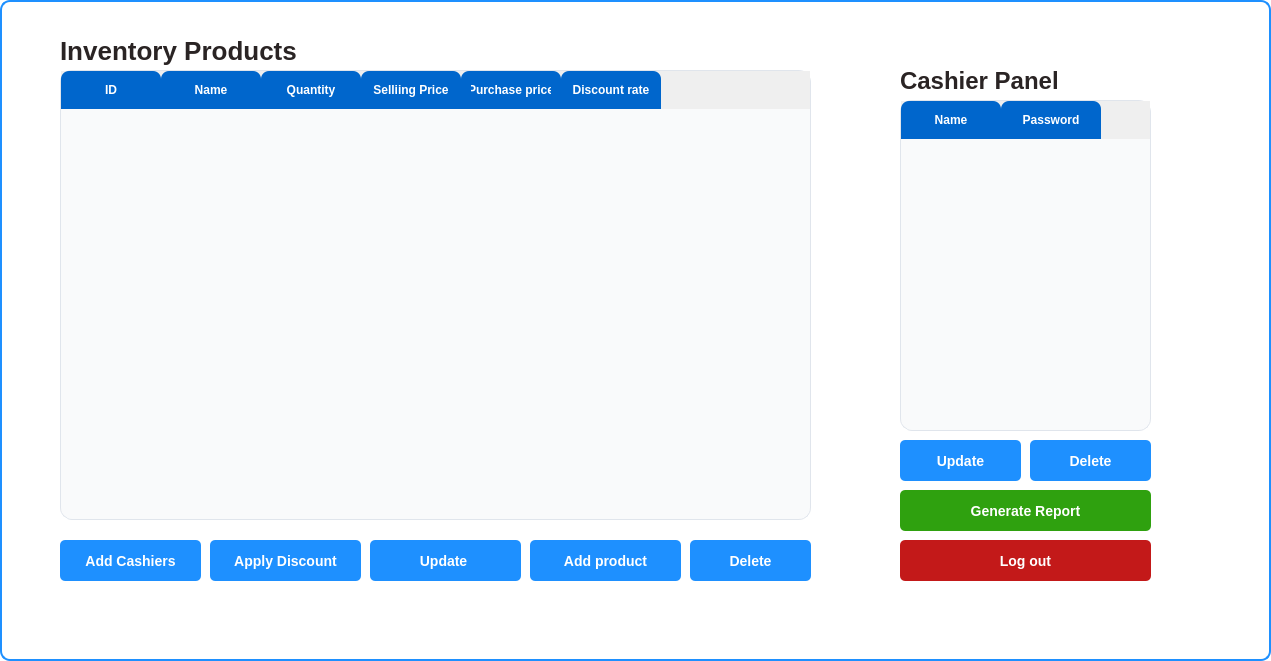
<?xml version="1.0" encoding="UTF-8"?>
<ui version="4.0">
 <class>Addproducts</class>
 <widget class="QDialog" name="Addproducts">
  <property name="geometry">
   <rect>
    <x>0</x>
    <y>0</y>
    <width>1271</width>
    <height>661</height>
   </rect>
  </property>
  <property name="windowTitle">
   <string>Dialog</string>
  </property>
  <property name="styleSheet">
   <string notr="true">QDialog {
    background-color: #FFFFFF;
    border-radius: 10px;
    border: 2px solid #1E90FF;
    font-family: Arial, sans-serif;
    color: #333;
}
</string>
  </property>
  <widget class="QTableWidget" name="allItem">
   <property name="geometry">
    <rect>
     <x>60</x>
     <y>70</y>
     <width>751</width>
     <height>450</height>
    </rect>
   </property>
   <property name="styleSheet">
    <string notr="true">QTableWidget {
    background-color: #F9FAFB;  /* Light background to contrast with blue */
    border-radius: 12px;
    border: 1px solid #E0E5EC;  /* Light gray border for a clean look */
}
QTableView QHeaderView::section {
    background-color: #0066CC;  /* Darker blue for headers */
    color: white;
	
    border-top-left-radius: 8px;
    border-top-right-radius: 8px;
    margin:0px 0px;
    padding: 10px;
	font-weight:bold;
}

QTableView QHeaderView::section:checked {
    background-color: #3399FF;  /* Lighter blue when selected */
    color: white;
    border-radius: 8px;
}

QScrollBar:vertical {
    background-color: #F0F4F7;  /* Very light gray for the scrollbar track */
    width: 12px;
    border-radius: 8px;
}

QScrollBar::handle:vertical {
    background-color: #0066CC;  /* Same blue as the header */
    border-radius: 8px;
}

QScrollBar::add-line:vertical,
QScrollBar::sub-line:vertical {
    height: 0px;
}

QTableWidget::item {
    background-color: #FFFFFF;  /* White background for items */
    color: #333333;  /* Dark gray text for readability */
    padding: 10px;
    border-radius: 6px;
}

QTableWidget::item:hover {
    background-color: #E8F2FF;  /* Light blue on hover */
}

QTableWidget::item:selected {
    background-color: #0066CC;  /* Dark blue for selected items */
    color: white;
    border-radius: 6px;
}

QTableWidget::item:selected:focus {
    outline: none;
}

QTableWidget::item:selected:active {
    border-radius: 10px;
}

QTableWidget::item:selected:first {
    border-top-left-radius: 10px;
}

QTableWidget::item:selected:last {
    border-top-right-radius: 10px;
}
</string>
   </property>
   <column>
    <property name="text">
     <string>ID</string>
    </property>
   </column>
   <column>
    <property name="text">
     <string>Name</string>
    </property>
   </column>
   <column>
    <property name="text">
     <string>Quantity</string>
    </property>
   </column>
   <column>
    <property name="text">
     <string>Selliing Price</string>
    </property>
   </column>
   <column>
    <property name="text">
     <string>Purchase price</string>
    </property>
   </column>
   <column>
    <property name="text">
     <string>Discount rate</string>
    </property>
   </column>
  </widget>
  <widget class="QLabel" name="label">
   <property name="geometry">
    <rect>
     <x>60</x>
     <y>30</y>
     <width>291</width>
     <height>41</height>
    </rect>
   </property>
   <property name="styleSheet">
    <string notr="true">QLabel {
    color:;
	color: rgb(42, 36, 36);
    font-size: 26px;
    font-weight: bold;
}
</string>
   </property>
   <property name="text">
    <string>Inventory Products</string>
   </property>
  </widget>
  <widget class="QPushButton" name="add">
   <property name="geometry">
    <rect>
     <x>530</x>
     <y>540</y>
     <width>151</width>
     <height>41</height>
    </rect>
   </property>
   <property name="styleSheet">
    <string notr="true">QPushButton {
    background-color: #1E90FF;
    color: white;
    border-radius: 5px;
    border: none;
    padding: 8px 16px;
    font-size: 14px;
	font-weight: bold;
}

QPushButton:hover {
    background-color: #4682B4;
}

QPushButton:pressed {
    background-color: #4169E1;
}
</string>
   </property>
   <property name="text">
    <string>Add product</string>
   </property>
  </widget>
  <widget class="QPushButton" name="update">
   <property name="geometry">
    <rect>
     <x>370</x>
     <y>540</y>
     <width>151</width>
     <height>41</height>
    </rect>
   </property>
   <property name="styleSheet">
    <string notr="true">QPushButton {
    background-color: #1E90FF;
    color: white;
    border-radius: 5px;
    border: none;
    padding: 8px 16px;
    font-size: 14px;
	font-weight: bold;
}

QPushButton:hover {
    background-color: #4682B4;
}

QPushButton:pressed {
    background-color: #4169E1;
}
</string>
   </property>
   <property name="text">
    <string>Update </string>
   </property>
  </widget>
  <widget class="QPushButton" name="delete_2">
   <property name="geometry">
    <rect>
     <x>690</x>
     <y>540</y>
     <width>121</width>
     <height>41</height>
    </rect>
   </property>
   <property name="styleSheet">
    <string notr="true">QPushButton {
    background-color: #1E90FF;
    color: white;
    border-radius: 5px;
    border: none;
    padding: 8px 16px;
    font-size: 14px;
	font-weight: bold;
}

QPushButton:hover {
    background-color: #4682B4;
}

QPushButton:pressed {
    background-color: #4169E1;
}
</string>
   </property>
   <property name="text">
    <string>Delete</string>
   </property>
  </widget>
  <widget class="QPushButton" name="discount">
   <property name="geometry">
    <rect>
     <x>210</x>
     <y>540</y>
     <width>151</width>
     <height>41</height>
    </rect>
   </property>
   <property name="styleSheet">
    <string notr="true">QPushButton {
    background-color: #1E90FF;
    color: white;
    border-radius: 5px;
    border: none;
    padding: 8px 16px;
    font-size: 14px;
	font-weight: bold;
}

QPushButton:hover {
    background-color: #4682B4;
}

QPushButton:pressed {
    background-color: #4169E1;
}
</string>
   </property>
   <property name="text">
    <string>Apply Discount</string>
   </property>
  </widget>
  <widget class="QPushButton" name="discount_2">
   <property name="geometry">
    <rect>
     <x>60</x>
     <y>540</y>
     <width>141</width>
     <height>41</height>
    </rect>
   </property>
   <property name="styleSheet">
    <string notr="true">QPushButton {
    background-color: #1E90FF;
    color: white;
    border-radius: 5px;
    border: none;
    padding: 8px 16px;
    font-size: 14px;
	font-weight: bold;
}

QPushButton:hover {
    background-color: #4682B4;
}

QPushButton:pressed {
    background-color: #4169E1;
}
</string>
   </property>
   <property name="text">
    <string>Add Cashiers</string>
   </property>
  </widget>
  <widget class="QLabel" name="label_2">
   <property name="geometry">
    <rect>
     <x>900</x>
     <y>60</y>
     <width>221</width>
     <height>41</height>
    </rect>
   </property>
   <property name="styleSheet">
    <string notr="true">QLabel {
    color: ;
	color: rgb(42, 36, 36);
    font-size: 24px;
    font-weight: bold;
}
</string>
   </property>
   <property name="text">
    <string>Cashier Panel</string>
   </property>
  </widget>
  <widget class="QTableWidget" name="cashier">
   <property name="geometry">
    <rect>
     <x>900</x>
     <y>100</y>
     <width>251</width>
     <height>331</height>
    </rect>
   </property>
   <property name="styleSheet">
    <string notr="true">QTableWidget {
    background-color: #F9FAFB;  /* Light background to contrast with blue */
    border-radius: 12px;
    border: 1px solid #E0E5EC;  /* Light gray border for a clean look */
}
QTableView QHeaderView::section {
    background-color: #0066CC;  /* Darker blue for headers */
    color: white;
	
    border-top-left-radius: 8px;
    border-top-right-radius: 8px;
    margin:0px 0px;
    padding: 10px;
	font-weight:bold;
}

QTableView QHeaderView::section:checked {
    background-color: #3399FF;  /* Lighter blue when selected */
    color: white;
    border-radius: 8px;
}

QScrollBar:vertical {
    background-color: #F0F4F7;  /* Very light gray for the scrollbar track */
    width: 12px;
    border-radius: 8px;
}

QScrollBar::handle:vertical {
    background-color: #0066CC;  /* Same blue as the header */
    border-radius: 8px;
}

QScrollBar::add-line:vertical,
QScrollBar::sub-line:vertical {
    height: 0px;
}

QTableWidget::item {
    background-color: #FFFFFF;  /* White background for items */
    color: #333333;  /* Dark gray text for readability */
    padding: 10px;
    border-radius: 6px;
}

QTableWidget::item:hover {
    background-color: #E8F2FF;  /* Light blue on hover */
}

QTableWidget::item:selected {
    background-color: #0066CC;  /* Dark blue for selected items */
    color: white;
    border-radius: 6px;
}

QTableWidget::item:selected:focus {
    outline: none;
}

QTableWidget::item:selected:active {
    border-radius: 10px;
}

QTableWidget::item:selected:first {
    border-top-left-radius: 10px;
}

QTableWidget::item:selected:last {
    border-top-right-radius: 10px;
}
</string>
   </property>
   <column>
    <property name="text">
     <string>Name</string>
    </property>
   </column>
   <column>
    <property name="text">
     <string>Password</string>
    </property>
   </column>
  </widget>
  <widget class="QPushButton" name="pushButton">
   <property name="geometry">
    <rect>
     <x>900</x>
     <y>490</y>
     <width>251</width>
     <height>41</height>
    </rect>
   </property>
   <property name="styleSheet">
    <string notr="true">QPushButton {
    background-color:rgb(47, 161, 15) ;
	color: rgb(4, 218, 65);
    color: white;
    border-radius: 5px;
    border: none;
    padding: 8px 16px;
    font-size: 14px;
	font-weight: bold;
}

QPushButton:hover {
    background-color: #4682B4;
}

QPushButton:pressed {
    background-color: #4169E1;
}
</string>
   </property>
   <property name="text">
    <string>Generate Report</string>
   </property>
  </widget>
  <widget class="QPushButton" name="update_cashier">
   <property name="geometry">
    <rect>
     <x>900</x>
     <y>440</y>
     <width>121</width>
     <height>41</height>
    </rect>
   </property>
   <property name="styleSheet">
    <string notr="true">QPushButton {
    background-color: #1E90FF;
    color: white;
    border-radius: 5px;
    border: none;
    padding: 8px 16px;
    font-size: 14px;
	font-weight: bold;
}

QPushButton:hover {
    background-color: #4682B4;
}

QPushButton:pressed {
    background-color: #4169E1;
}
</string>
   </property>
   <property name="text">
    <string>Update</string>
   </property>
  </widget>
  <widget class="QPushButton" name="delete_cashier">
   <property name="geometry">
    <rect>
     <x>1030</x>
     <y>440</y>
     <width>121</width>
     <height>41</height>
    </rect>
   </property>
   <property name="styleSheet">
    <string notr="true">QPushButton {
    background-color: #1E90FF;
    color: white;
    border-radius: 5px;
    border: none;
    padding: 8px 16px;
    font-size: 14px;
	font-weight: bold;
}

QPushButton:hover {
    background-color: #4682B4;
}

QPushButton:pressed {
    background-color: #4169E1;
}
</string>
   </property>
   <property name="text">
    <string>Delete</string>
   </property>
  </widget>
  <widget class="QPushButton" name="logout">
   <property name="geometry">
    <rect>
     <x>900</x>
     <y>540</y>
     <width>251</width>
     <height>41</height>
    </rect>
   </property>
   <property name="styleSheet">
    <string notr="true">QPushButton {
    background-color: rgb(195, 25, 25);
    color: white;
    border-radius: 5px;
    border: none;
    padding: 8px 16px;
    font-size: 14px;
	font-weight: bold;
}

QPushButton:hover {
    background-color: #4682B4;
}

QPushButton:pressed {
    background-color: #4169E1;
}
</string>
   </property>
   <property name="text">
    <string>Log out</string>
   </property>
  </widget>
 </widget>
 <resources/>
 <connections/>
</ui>
